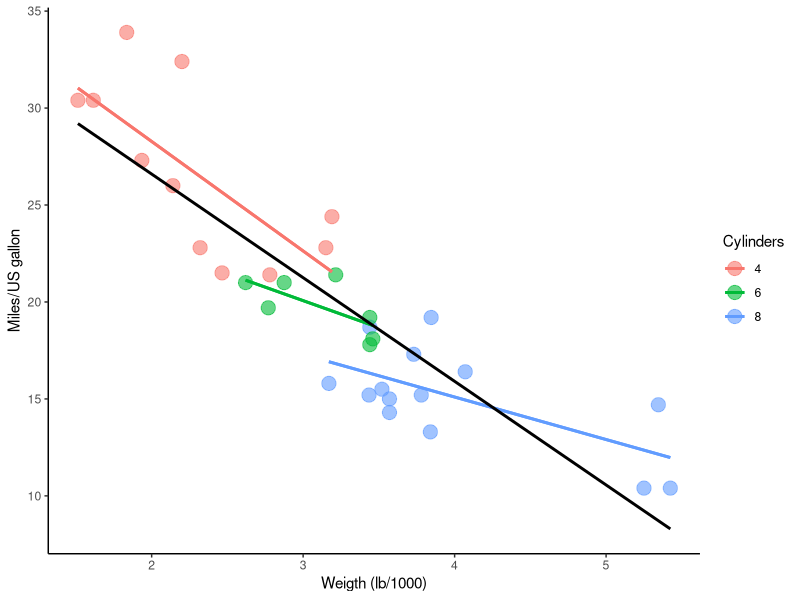
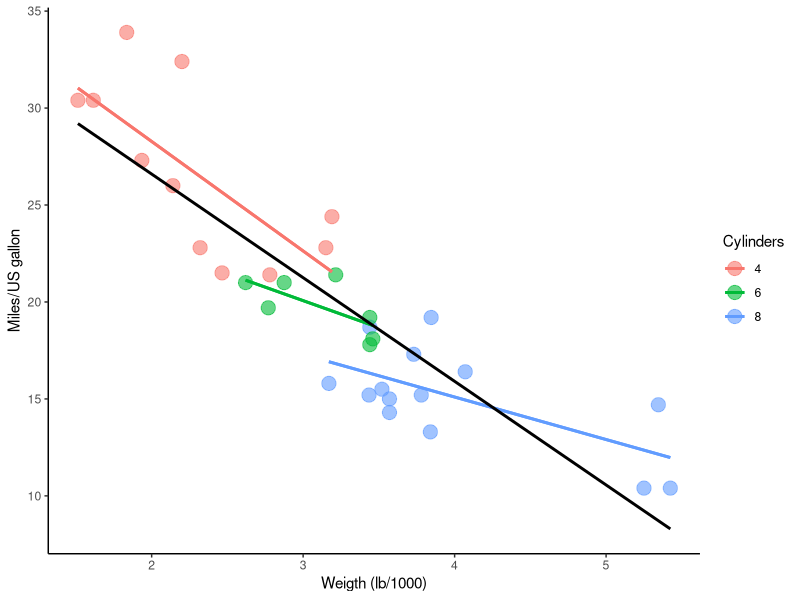
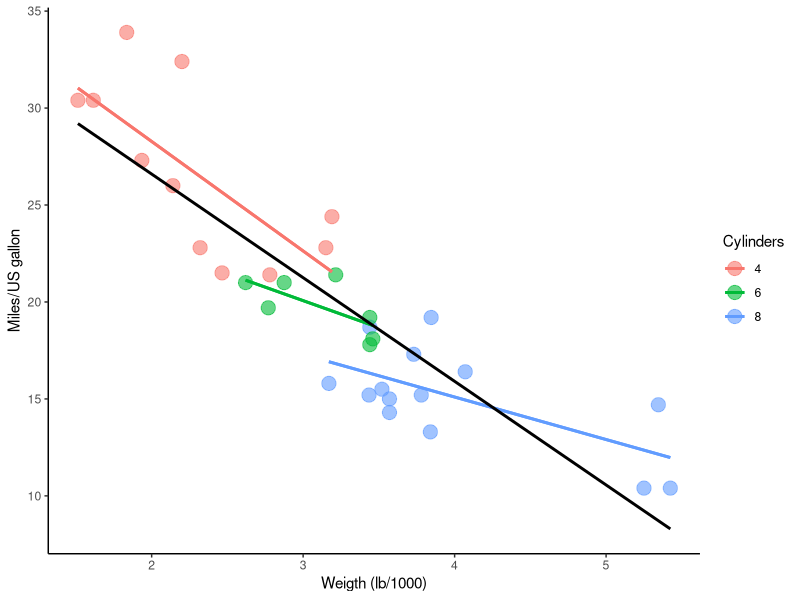
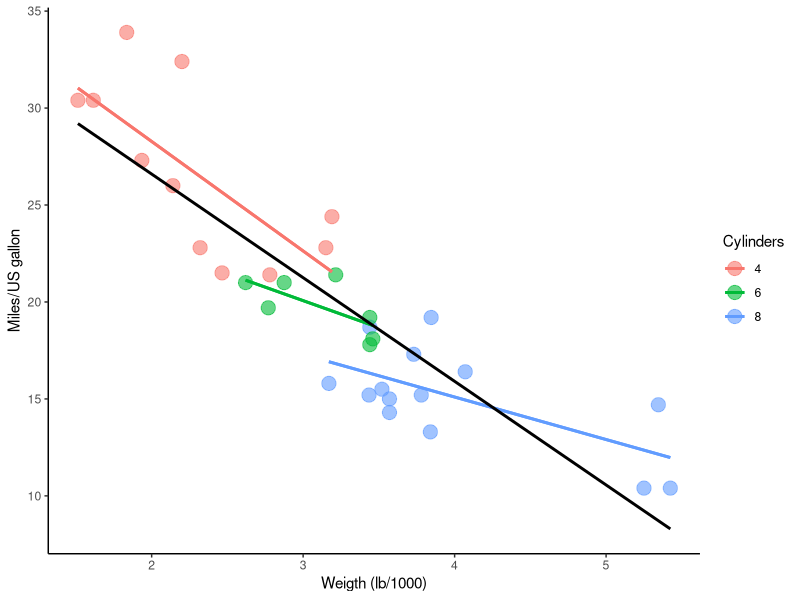

The R script that drew these images, in order:
## ---- chunk 1
# By setting echo to false, the r code in this chuck won't appear on your report
# By setting warning and message to false, the annoying messages won't appear

# All the libraries statement that your are using have to go in the top of the file
library(ggplot2) # for data visualization
library(dplyr) # for data manipulation
## ---- chunk 2
# If we want to compute this without showing the code neither the results use include = FALSE
m <- mean(mtcars$hp) # calculation of mean
s <- sd(mtcars$hp) # calculation of standard deviation
## ---- chunk 3
# Setting echo to false will make your results appear (if you are showing them), but not the code
quantile_hp <- quantile(mtcars$hp) # taking quantile for hp
quantile_hp # showing the results from the previous calculation
## ---- chunk 4
# By default your code and results will appear
glimpse(mtcars) # command similar to str 
## ---- chunk 5
# By setting echo to false, the r code in this chuck won't appear on your report

# Plotting weight vs miles per galon
arc <- ggplot(mtcars, aes(x=wt, y= mpg, col = factor(cyl))) + 
  geom_point(size = 4.5, alpha=0.6) +
  geom_smooth(method = "lm", se = F) +
  xlab("Weigth (lb/1000)") + ylab("Miles/US gallon") + 
  labs(col= "Cylinders") +
  stat_smooth(method = "lm", se = F) + 
  stat_smooth(method="lm", se=F, col = "black", aes(group=1)) +
  theme_classic()
arc # call the object to show the plot
## ---- chunk 6
# You may change the width and the height for your convenience (trial and error)
arc
## ---- chunk 7
# Just change the width and height
arc
arc
